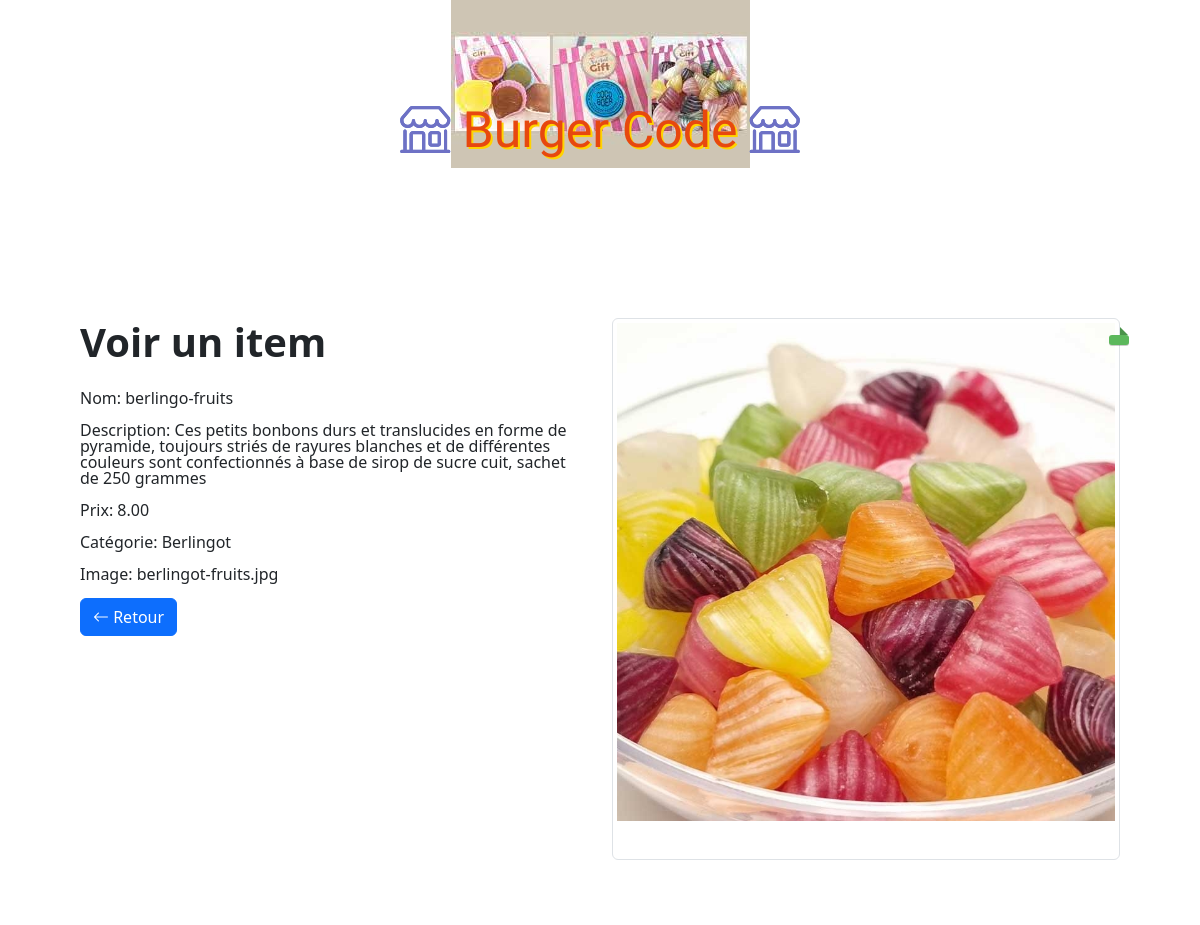
/bonbon/admin/view.php?id=1 (signed in), run on the app's committed database.
### tables this page shows
CREATE TABLE IF NOT EXISTS `items` (
  `id` int NOT NULL AUTO_INCREMENT,
  `name` varchar(100) NOT NULL,
  `description` varchar(255) NOT NULL,
  `price` decimal(10,2) NOT NULL,
  `qte` int NOT NULL,
  `image` varchar(255) NOT NULL,
  `category` int NOT NULL,
  PRIMARY KEY (`id`),
  KEY `category` (`category`)
);

CREATE TABLE IF NOT EXISTS `categories` (
  `id` int NOT NULL AUTO_INCREMENT,
  `name` varchar(100) NOT NULL,
  PRIMARY KEY (`id`)
);

### bonbon/admin/view.php (the view, shortened to what this page needs)
<?php
$db = Database::connect();
$itemId = $_GET['id'] ?? null;
$query = 'SELECT *
FROM items
WHERE id = ?';
$stmt = $db->prepare($query);
$stmt->execute([$itemId]);
$item = $stmt->fetch(PDO::FETCH_ASSOC);
$categories = $db->query('SELECT * FROM categories')->fetchAll(PDO::FETCH_ASSOC);
?>
<!DOCTYPE html>
<html>
    <head>
      <link href="	https://cdn.jsdelivr.net/npm/bootstrap@5.3.0-alpha3/dist/css/bootstrap.min.css" rel="stylesheet">
      <link rel="stylesheet" href="https://cdn.jsdelivr.net/npm/bootstrap-icons@1.5.0/font/bootstrap-icons.css">
      <link rel="stylesheet" href="../styles.css">
    </head>
    <body>
      <h1 class="text-logo"><span class="bi-shop"></span> Burger Code <span class="bi-shop"></span></h1>
      <div class="container admin">
        <div class="row">
          <div class="col-md-6">
            <h1><strong>Voir un item</strong></h1>
            <br>
            <form>
              <div>
                <label>Nom: <?= $item['name']?></label>
              </div>
              <br>
              <div>
                <label>Description: <?= $item['description']?></label>
              </div>
              <br>
              <div>
                <label>Prix: <?= $item['price']?></label>
              </div>
              <br>
              <div>
              <?php
                          foreach ($categories as $cat) {
                         if($cat['id']==$item['category'] ){?>
                       <label>Catégorie:  <?=  htmlspecialchars($cat['name']);?></label>
                        <?php } }
                          ?>
              </div>
              <br>
              <div>
                <label>Image:  <?=  htmlspecialchars($item['image']);?></label>
              </div>
            </form>
            <br>
            <div class="form-actions">
              <a class="btn btn-primary" href="index.php"><span class="bi-arrow-left"></span> Retour</a>
            </div>
          </div>
          <div class="col-md-6 site">
            <div class="img-thumbnail">
           <img src="../images//<?= htmlspecialchars($item['image']); ?>" alt="<?= htmlspecialchars($item['name']); ?>" >
              <div class="price"></div>
              <div class="caption">
              </div>
            </div>
          </div>
        </div>
      </div>
    </body>
</html>

### bonbon/styles.css (style rules this page uses)
body { background: url(images/banniere.jpg) no-repeat top center; margin: 0; padding: 0; line-height: 1; }
.site { font-family: 'Holtwood One SC', sans-serif; }
.text-logo { font-family: 'Holtwood One SC', sans-serif; color: #e7480f; text-shadow: 2px 2px #ffd301; font-size: 50px; padding: 100px 0; text-align: center; }
.text-logo span { color: #6e71c5; text-shadow: 0px 0px #4d69c2; }
.img-thumbnail { position: relative; margin-bottom: 15px; }
.img-thumbnail img { background: #ffd301; width: 100%; }
.img-thumbnail .price { background: #5cb85c; box-shadow: 0 1px rgba(0,0,0,0.2); -moz-box-shadow: 0 1px rgba(0,0,0,0.2); -webkit-box-shadow: 0 1px rgba(0,0,0,0.2); color: #fff; text-shadow: 2px 2px #333; position: absolute; right: -10px; top: 16px; padding: 5px 10px; font-size: 20px; border-radius: 3px; }
.img-thumbnail .price:before { content: ""; border: 4px solid transparent; border-bottom: 4px solid #4a934a; border-left: 4px solid #4a934a; position: absolute; right: 1px; top: -8px; }
.img-thumbnail .caption { padding: 9px; }
.admin { background: #fff; padding: 50px; border-radius: 10px; }

### data on the page
items: name "berlingo-fruits", description "Ces petits bonbons durs et translucides en forme de pyramide, toujours striés de rayures blanches et de différentes couleurs sont confectionnés à base de sirop de sucre cuit, sachet de 250 grammes", price "8.00", image "berlingot-fruits.jpg", image (picture)
categories: name "Berlingot"
